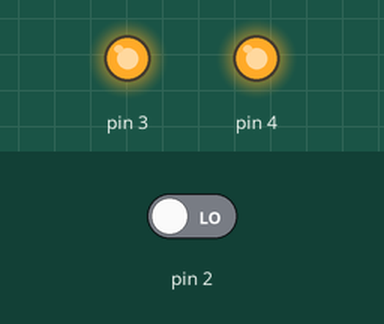
Simulated run of this sketch. Board: Arduino Uno, built with avr-gcc and run on an emulated ATmega328P. Parts: output pins drawn as LEDs (lit = HIGH). The inputs (shaded band) are chosen by the test bench; at power-on: pin 2 LOW.

Above: at 1.2 s.
1.3 s: pin 2 driven HIGH
At 2.4 s:
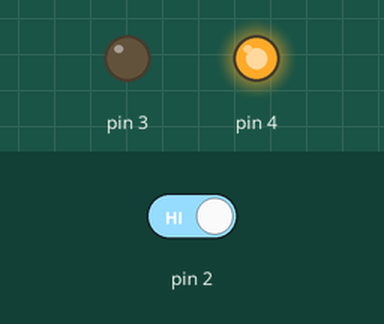
2.8 s: pin 2 driven LOW
At 3.5 s:
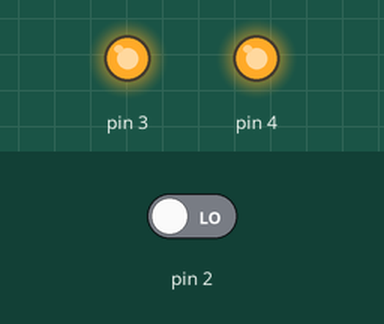
Timing chart, 0 to 5.8 s (numbered marks = the images above; inputs shaded):
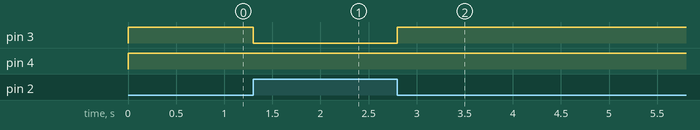

Measured:
- after the input at 1.3 s, pin 3: HIGH → LOW at once
- after the input at 2.8 s, pin 3: LOW → HIGH at once

The sketch:

boton.ino
```cpp
void setup() {
  pinMode(2, INPUT);
  pinMode(3, OUTPUT);
  pinMode(4,OUTPUT);

}

void loop() {
  digitalWrite(4,HIGH);
  int opcion = digitalRead(2);
  if(opcion){
    digitalWrite(3, LOW);
  }else{
    digitalWrite(3, HIGH);
  }

}
```
